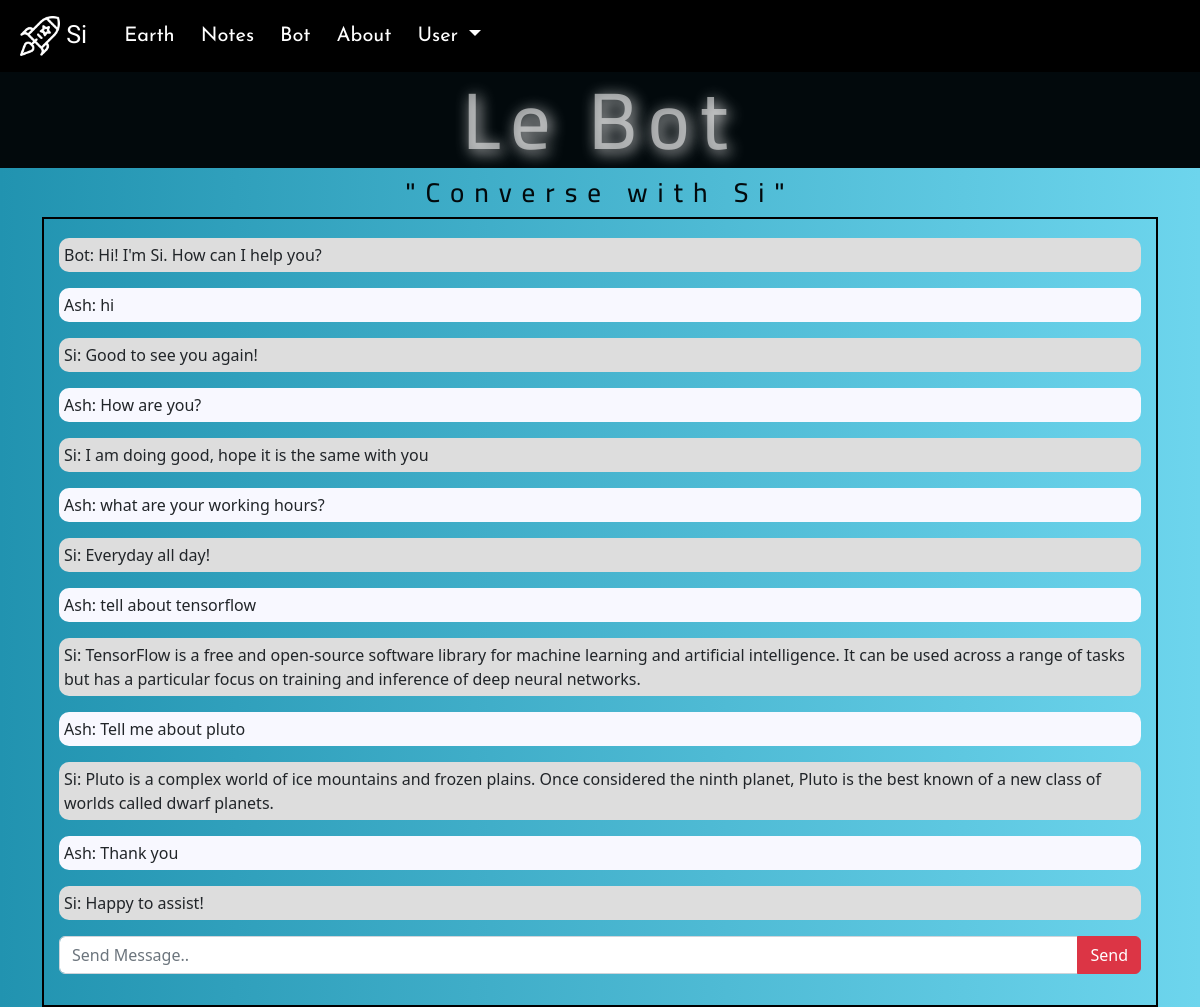
The page /bot (signed in) on the database its author committed.
### website/models.py (models this page shows)
class User(db.Model, UserMixin):
    __tablename__ = 'user'
    id = db.Column(db.Integer, primary_key=True)
    email = db.Column(db.String(150), unique = True)
    password = db.Column(db.String(150))
    name = db.Column(db.String(150))
    notes = db.relationship('Note')
    user_data = db.relationship('Conversations', backref='user')
    bot_data = db.relationship('Bot', backref='user')

class Bot(db.Model):
    __tablename__ = 'bot'
    id = db.Column(db.Integer,primary_key=True)
    user_input = db.Column(db.String(200), db.ForeignKey('conversations.user_inp'))
    bot_res = db.Column(db.String(200))
    u_id = db.Column(db.Integer, db.ForeignKey('user.id'))

### website/bot.py (the view, shortened to what this page needs)
@bot_bp.route('/bot',methods=['GET', 'POST'])
def bot():
    return render_template("cbot.html", user = current_user)

### website/__init__.py (called while the page is built)
def create_app():
    app = Flask(__name__)
    app.config['SECRET_KEY'] = 'hjshjhdjah kjshkjdhjs'
    app.config['SQLALCHEMY_DATABASE_URI'] = f'sqlite:///{DB_NAME}'
    db.init_app(app)
    from .views import views
    from .auth import auth
    from .bot import bot_bp
    app.register_blueprint(views, url_prefix='/')
    app.register_blueprint(auth, url_prefix='/')
    app.register_blueprint(bot_bp, url_prefix='/')
    from .models import User, Note
    with app.app_context():
        db.create_all()
    login_manager = LoginManager()
    login_manager.login_view = 'auth.login'
    login_manager.init_app(app)
    @login_manager.user_loader
    def load_user(id):
        return User.query.get(int(id))
    return app

### website/templates/cbot.html (shortened to what this page needs)
{% extends "base.html" %}
{% block header %}
 <link rel="stylesheet" href="{{url_for('static',filename='css/cbot_style.css')}}">
 {% endblock %}
{% block content %}
<center>
    <h1>Le Bot</h1>
    <h6 class="cosmos"> "Converse with Si"</h6>
</center>
    <div class="container">
        <div class="box" onload="scrollToBottom()">
            <div class="Bot" id="botMsg">
                <p id="text">Bot: Hi! I'm Si. How can I help you? </p>
            </div>
            {% for input in user.bot_data %}
                {% if input.u_id == user.id %}
                <div class="User" id="userMsg">
                    <p id="text">{{ user.name }}: {{ input.user_input }} </p>
                </div>
                    <div class="Bot" id="botMsg">
                            <p id="text"> Si: {{ input.bot_res }} </p>
                    </div>
                {% endif %}
            {% endfor %}
            <form method="POST" action='/bot'>
                <div class="input-group mb-3">
                    <input type="text" class="form-control" placeholder="Send Message.." id="userInp" name="userInp" onfocus=this.value=''>
                    <input type="Submit" value="Send" class="btn btn-danger" id="send">
                </div>
            </form>
        </div>
    </div>
{% endblock %}

### website/templates/base.html (shortened to what this page needs)
<!DOCTYPE html>
<html>
    <head>
        <link href="https://cdn.jsdelivr.net/npm/bootstrap@5.2.3/dist/css/bootstrap.min.css" rel="stylesheet">
        <link rel="stylesheet" href="{{url_for('static',filename='css/base_style.css')}}">
        {% block header %}{% endblock %}
    </head>
    <body>
          <nav class="navbar navbar-expand-lg sticky-top" id="navbar">
            <div class="container-fluid">
                <a class="navbar-brand p-2" href="/" style="font-size: 25px;color:white;font-family: 'Comfortaa', cursive;">
                  <img src="{{url_for('static',filename='images/icons/launch.png')}}" alt="Logo" class="d-inline-block allign-text-top" >
                    Si
                </a>
                <div class="collapse navbar-collapse" id="navbarSupportedContent">
                  <ul class="navbar-nav me-auto mb-2 mb-lg-0">
                    {% if user.is_authenticated %}
                    <li class="nav-item">
                      <a class="nav-link" href="/" aria-current="page">Earth</a>
                    </li>
                    <li class="nav-item">
                      <a class="nav-link" href="/notes">Notes</a>
                    </li>
                    <li class="nav-item">
                      <a class="nav-link" href="/bot">Bot</a>
                    </li>
                    <li class="nav-item">
                      <a class="nav-link" data-bs-toggle="offcanvas" href="#offcanvas" role="button" aria-controls="offcanvas">
                        About
                      </a>
                    </li>
                    <li class="nav-item dropdown">
                      <a class="nav-link dropdown-toggle" href="#" id="navbarDropdown" role="button" data-bs-toggle="dropdown" aria-expanded="false">
                        User
                      </a>
                    </li>
                    {% endif %}
                  </ul>
                </div>
            </div>
          </nav>
          {% block content %}
          {% endblock %}
    </body>
</html>

### website/static/css/base_style.css (style rules this page uses)
* { margin: 0; padding: 0; }
body { background-repeat: none; overflow: overlay; background-color: black; }
nav { padding: 0; margin: 0; }
.navbar { transition: 0.5s; background-color: rgb(0, 0, 0); }
.navbar-brand img { width: 40px; height: 40px; }
.nav-item { font-size: 20px; font-family: 'Josefin Sans', sans-serif; padding: 5px; }
.nav-item .nav-link { color: rgb(255, 255, 255); }
.cosmos { color: rgba(245, 245, 245, 0.578); font-family: 'Cairo', sans-serif; text-align: center; font-size: 27px; letter-spacing: 10px; height: fit-content; }

### website/static/css/cbot_style.css (style rules this page uses)
body { background-image: linear-gradient(to right,#2193b0,#6dd5ed); }
h1 { color: rgba(245, 245, 245, 0.578); text-shadow: 3px 3px 15px rgba(255, 255, 255, 0.85); background-color: #02090c; font-family: 'Cairo', sans-serif; text-align: center; font-size: 80px; letter-spacing: 10px; }
.box { border: 2px solid black; padding: 15px; }
#botMsg { margin: 4px 0px; border-radius: 10px; background-color: rgb(221, 221, 221); }
#userMsg { margin: 4px 0px; border-radius: 10px; background-color: ghostwhite; }
#text { padding: 5px; }
.cosmos { color: #02090c; font-family: 'Cairo', sans-serif; text-align: center; font-size: 27px; letter-spacing: 10px; height: fit-content; }

### rows shown on the page
Bot: user_input "hi", bot_res "Good to see you again!"
User: name "Ash"
Bot: user_input "How are you?", bot_res "I am doing good, hope it is the same with you"
Bot: user_input "what are your working hours?", bot_res "Everyday all day!"
Bot: user_input "tell about tensorflow", bot_res "TensorFlow is a free and open-source software library for machine learning and artificial intelligence. It can be used across a range of tasks but has a particular focus on training and inference of deep neural networks."
Bot: user_input "Tell me about pluto", bot_res "Pluto is a complex world of ice mountains and frozen plains. Once considered the ninth planet, Pluto is the best known of a new class of worlds called dwarf planets."
Bot: user_input "Thank you", bot_res "Happy to assist!"
